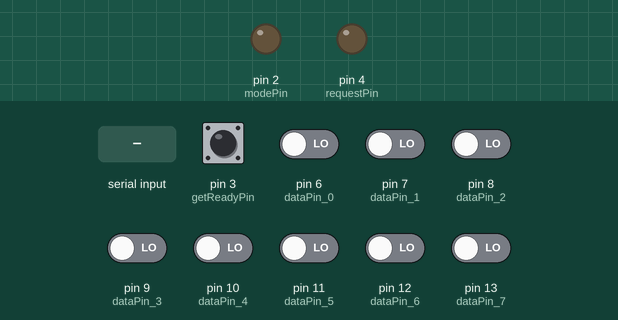
A sketch run on a simulated Arduino Uno, built with avr-gcc and run on an emulated ATmega328P. On the bench: output pins drawn as LEDs (lit = HIGH). Inputs (shaded band) come from the test bench; at power-on: pin 3 (getReadyPin) HIGH, pin 6 (dataPin_0), pin 7 (dataPin_1), pin 8 (dataPin_2), pin 9 (dataPin_3), pin 10 (dataPin_4), pin 11 (dataPin_5), pin 12 (dataPin_6), pin 13 (dataPin_7) LOW. What the sketch prints to the serial monitor is not drawn.

Above: at 1.2 s.
1.3 s: "8" received over Serial
At 3.0 s:
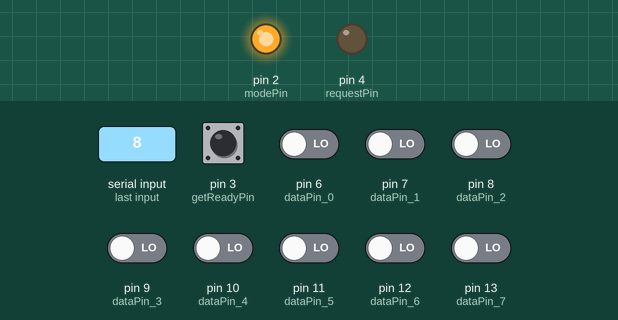
3.8 s: "1000000" received over Serial
At 5.5 s:
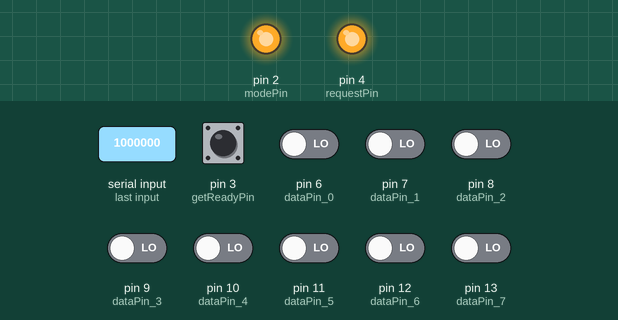
Timing chart, 0 to 7.0 s (numbered marks = the images above; inputs shaded):
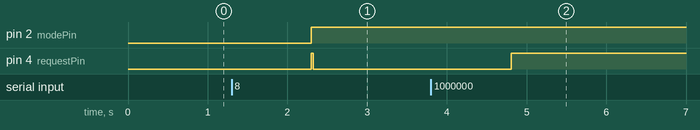

The sketch:

read_trng.ino
```cpp
//Send to testchip
const byte modePin = 2;         //Set PUF/TRNG mode
const byte requestPin = 4;      //User request for a random number

//Receive from testchip
const byte getReadyPin = 3;     //Whether data is ready for user to request
const byte getInterruptPin = 5; //Whether user can catch a random number on Data pins

//8-bit data

const byte dataPin_0 = 6;
const byte dataPin_1 = 7;
const byte dataPin_2 = 8;
const byte dataPin_3 = 9;
const byte dataPin_4 = 10;
const byte dataPin_5 = 11;
const byte dataPin_6 = 12;
const byte dataPin_7 = 13;

//variables to store read value
int val_ready = 0;
int val_interrupt = 0;

//stored data
int PUF_data[4096];
int TRNG_data[8];

int num_of_bits;

//flag for whether the chip has read PUF data
int PUF_flag = 0; // 0 for hasn't read , 1 for has read

//=====================================================================================


//====================================================================================


void setup() {
  // put your setup code here, to run once:
    Serial.begin(9600);

    //Serial.println ("Set up pins...");
    pinMode(modePin , OUTPUT);
    pinMode(requestPin , OUTPUT);

    pinMode(getReadyPin , INPUT_PULLUP);
    pinMode(getInterruptPin, INPUT);


    pinMode(dataPin_0 , INPUT);
    pinMode(dataPin_1 , INPUT);
    pinMode(dataPin_2 , INPUT);
    pinMode(dataPin_3 , INPUT);
    pinMode(dataPin_4 , INPUT);
    pinMode(dataPin_5 , INPUT);
    pinMode(dataPin_6 , INPUT);
    pinMode(dataPin_7 , INPUT);

}

void loop() {


  if( Serial.available()){

      Serial.println ("The size of TRNG ");

      String input = Serial.readString();
      //Serial.println(input);

    if(input == "8"){

        Serial.println ("Start reading TRNG data...");

        digitalWrite(modePin , HIGH);  // set Mode Pin to high
        Serial.println ("1) Set Mode pin high ");

        for(int i = 0 ; i < 1 ; i ++){
            read_TRNG();  //reading TRNG data from the testchip
        }

        Serial.println("");
        Serial.println ("Finish reading TRNG data...");
        Serial.println("");
    }

    else if(input == "1000000"){

        for(int i = 0 ; i < 5 ; i++){
            Serial.println ("Start reading TRNG data...");

            digitalWrite(modePin , HIGH);  // set Mode Pin to high
            Serial.println ("1) Set Mode pin high ");

            for(int j = 0 ; j < 8000/8 + 1 ; j ++){
                read_TRNG();  //reading TRNG data from the testchip
            }

            Serial.println("");
            Serial.println ("Finish reading TRNG data...");
            Serial.println("");
        }
    }


  }

}

void read_PUF(int round){


    val_ready = digitalRead( getReadyPin );
    if(val_ready == HIGH){
        //Serial.println ("2) Ready goes high ");

        digitalWrite(requestPin , HIGH);
        //Serial.println ("3) Set request high ");

        delay(5);

        //Serial.println ("4) Read PUF data ");
        PUF_data[round*8] = digitalRead(dataPin_0);
        PUF_data[round*8 + 1] = digitalRead(dataPin_1);
        PUF_data[round*8 + 2] = digitalRead(dataPin_2);
        PUF_data[round*8 + 3] = digitalRead(dataPin_3);
        PUF_data[round*8 + 4] = digitalRead(dataPin_4);
        PUF_data[round*8 + 5] = digitalRead(dataPin_5);
        PUF_data[round*8 + 6] = digitalRead(dataPin_6);
        PUF_data[round*8 + 7] = digitalRead(dataPin_7);


    }

     //for(int i = 7 ; i >=0 ; i--){
     //    Serial.print(PUF_data[round*8 + i]);
     //}
     //Serial.println("");

     binary_converter_PUF(round);

    //Serial.println ("");
    digitalWrite(requestPin , LOW);
    //Serial.println ("6) Reset request ");


}

void binary_converter_PUF(int round){

    int data_in_hex;

    data_in_hex = PUF_data[round*8]
                + 2 * PUF_data[round*8 + 1]
                + 4 * PUF_data[round*8 + 2]
                + 8 * PUF_data[round*8 + 3]
                +16 * PUF_data[round*8 + 4]
                +32 * PUF_data[round*8 + 5]
                +64 * PUF_data[round*8 + 6]
                +128 * PUF_data[round*8 + 7];

    if(data_in_hex < 16){
        Serial.print(0);
    }
    Serial.print(data_in_hex , HEX);

}

void read_TRNG(void){

  val_ready = digitalRead( getReadyPin );

    if(val_ready == 1){
        //Serial.println ("2) Ready goes high ");

        digitalWrite(requestPin , HIGH);
        //Serial.println ("3) Set request high ");
        delay(20);

    }

    //Serial.println ("5) Read TRNG data ");
     //TRNG_data[0] = digitalRead(dataPin_0);
     //TRNG_data[1] = digitalRead(dataPin_1);
     //TRNG_data[2] = digitalRead(dataPin_2);
     //TRNG_data[3] = digitalRead(dataPin_3);
     //TRNG_data[4] = digitalRead(dataPin_4);
     //TRNG_data[5] = digitalRead(dataPin_5);
     //TRNG_data[6] = digitalRead(dataPin_6);
     //TRNG_data[7] = digitalRead(dataPin_7);

     Serial.print(digitalRead(dataPin_0));
     Serial.print(digitalRead(dataPin_1));
     Serial.print(digitalRead(dataPin_2));
     Serial.print(digitalRead(dataPin_3));
     Serial.print(digitalRead(dataPin_4));
     Serial.print(digitalRead(dataPin_5));
     Serial.print(digitalRead(dataPin_6));
     Serial.print(digitalRead(dataPin_7));


    //Serial.println ("");
    digitalWrite(requestPin , LOW);
    //Serial.println ("6) Reset request ");

}
```

Measured:
- after the input at 1.3 s, pin 2 (modePin): LOW → HIGH after 1.0 s; pin 4 (requestPin): LOW → HIGH after 1.0 s, → LOW 0.02 s later
- after the input at 3.8 s, pin 4 (requestPin): LOW → HIGH after 1.0 s
